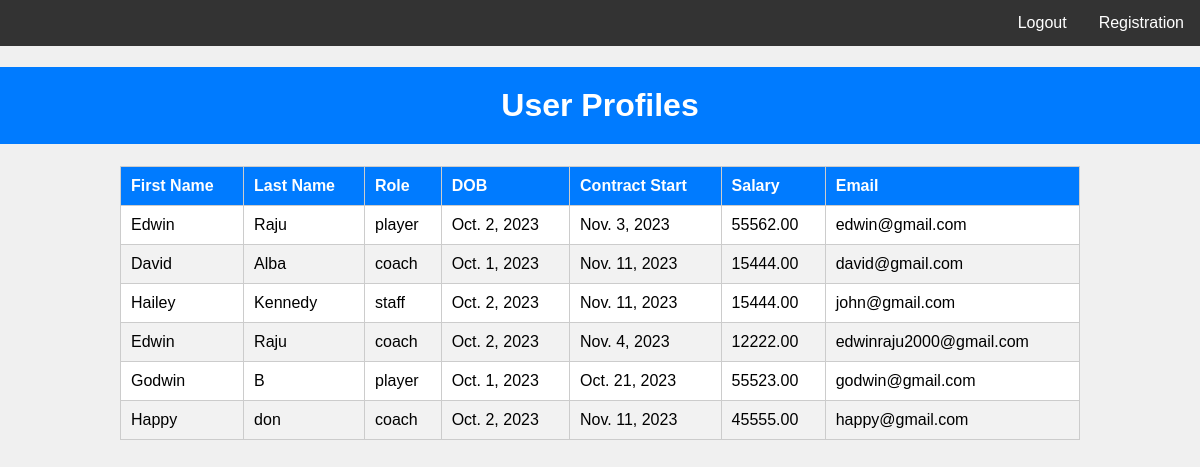
/adminreg, run on the app's committed database.
### app1/models.py (models this page shows, shortened)
class CustomUser(AbstractUser):
    username = models.CharField(max_length=20, blank=True , null=True, unique=False)
    dob = models.DateField(blank=True, null=True)
    role = models.CharField(max_length=50)
    jno = models.IntegerField(blank=True, null=True)
    cdate = models.DateField(blank=True, null=True)
    sal = models.DecimalField(max_digits=10, decimal_places=2, blank=True, null=True)
    img = models.ImageField(upload_to="uploads", default="")
    email = models.EmailField(unique=True)
    USERNAME_FIELD = 'email'
    REQUIRED_FIELDS = []

### app1/views.py (the view)
# urls.py: path('adminreg',views.adminreg,name="adminreg"),
def adminreg(request):
    User = get_user_model()
    user_profiles = User.objects.all()
    context = {'user_profiles': user_profiles}
    return render(request, 'adminreg.html', context)

### templates/adminreg.html (shortened to what this page needs)
<!DOCTYPE html>
<html>
<head>
</head>
<body>
    <div class="navbar">
        <a href="{% url 'registration' %}">Registration</a>
        <a href="{% url 'logout' %}">Logout</a>
    </div>
    <h1>User Profiles</h1>
    <table>
        <thead>
            <tr>
                <th>First Name</th>
                <th>Last Name</th>
                <th>Role</th>
                <th>DOB</th>
                <th>Contract Start</th>
                <th>Salary</th>
                <th>Email</th>
            </tr>
        </thead>
        <tbody>
            {% for user_profile in user_profiles %}
            <tr>
                <td>{{ user_profile.first_name }}</td>
                <td>{{ user_profile.last_name }}</td>
                <td>{{ user_profile.role }}</td>
                <td>{{ user_profile.dob }}</td>
                <td>{{ user_profile.cdate }}</td>
                <td>{{ user_profile.sal }}</td>
                <td>{{ user_profile.email }}</td>
            </tr>
            {% endfor %}
        </tbody>
    </table>
</body>
</html>

### templates/adminreg.html (style rules this page uses)
body { font-family: Arial, sans-serif; background-color: #f0f0f0; margin: 0; padding: 0; }
h1 { text-align: center; background-color: #007bff; color: #fff; padding: 20px; }
table { width: 80%; margin: 20px auto; border-collapse: collapse; background-color: #fff; }
th, td { border: 1px solid #ccc; padding: 10px; text-align: left; }
th { background-color: #007bff; color: #fff; }
tr:nth-child(even) { background-color: #f2f2f2; }
.navbar { overflow: hidden; background-color: #333; }
.navbar a { float: right; display: block; color: white; text-align: center; padding: 14px 16px; text-decoration: none; }

### data on the page
CustomUser: first_name "Edwin", last_name "Raju", role "player", dob "Oct. 2, 2023", cdate "Nov. 3, 2023", sal "55562.00", email "edwin@gmail.com"
CustomUser: first_name "David", last_name "Alba", role "coach", dob "Oct. 1, 2023", cdate "Nov. 11, 2023", sal "15444.00", email "david@gmail.com"
CustomUser: first_name "Hailey", last_name "Kennedy", role "staff", dob "Oct. 2, 2023", cdate "Nov. 11, 2023", sal "15444.00", email "john@gmail.com"
CustomUser: first_name "Edwin", last_name "Raju", role "coach", dob "Oct. 2, 2023", cdate "Nov. 4, 2023", sal "12222.00", email "edwinraju2000@gmail.com"
CustomUser: first_name "Godwin", last_name "B", role "player", dob "Oct. 1, 2023", cdate "Oct. 21, 2023", sal "55523.00", email "godwin@gmail.com"
CustomUser: first_name "Happy", last_name "don", role "coach", dob "Oct. 2, 2023", cdate "Nov. 11, 2023", sal "45555.00", email "happy@gmail.com"
